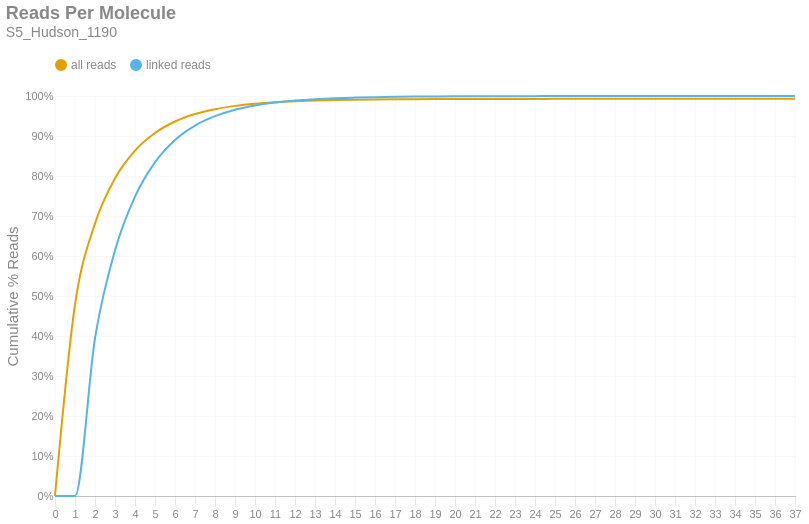

Notebook code for this chart:
### Markdown cell above
### Reads per Molecule
This chart shows the cumulative distribution of the number of reads per linked molecule. That is, how many alignments are associated with a unique molecule. This excludes the number of reads associated with invalid or absent linked-read barcodes. The `linked` histogram is the percentages recalculated when disregarding singletons.

### Code cell
if SKIPLR:
    print_html(f"Skipped")
else:
    counts = np.bincount(valids['reads'].cast(pl.Int64).to_numpy())
    weighted = counts * np.arange(len(counts))
    all_perc = weighted / n_reads
    linked_perc = weighted / n_linked_reads
    linked_perc[1] = 0
    binned_df = pl.DataFrame({
        'readsper': list(range(len(counts))),
        'all reads (cumsum)': np.cumsum(all_perc).tolist(),
        'linked reads (cumsum)': np.cumsum(linked_perc).tolist(),
    })

    with SafeRender(binned_df):
        (
            density_plot(binned_df, 'Reads Per Molecule', samplename, 'readspmol')
            .encode(
                x=alt.X('readsper:O', title=None).axis(labelAngle=0).scale(padding=0),
                y=alt.Y('value:Q', title='Cumulative % Reads').axis(format='%').stack(False),
                color=alt.Color("key:N").scale(domain=["all reads", "linked reads"]),
                tooltip=[
                    alt.Tooltip("key:N", title="Data Type"),
                    alt.Tooltip("readsper:O", title="Reads Per Molecule"),
                    alt.Tooltip("value:Q", format=".2%", title="% Reads (Cum.)")
                ]            
            )
        ).display()

### Figure 1 — Vega-Lite specification as saved in the notebook (floating-point values rounded to 4 significant figures)
{"width": "container", "height": 400, "config": {"title": {"anchor": "start", "dy": -15, "fontSize": 18, "color": "#888888", "subtitleColor": "#888888", "subtitleFontSize": 14}, "arc": {"fill": "#0072B2"}, "axis": {"domainColor": "#888888", "domainWidth": 0.5, "gridWidth": 0.2, "grid": false, "titleFontWeight": 400, "titleFontSize": 15, "labelFontSize": 11, "labelColor": "#888888", "tickColor": "#888888", "tickWidth": 0.2, "titleColor": "#888888"}, "axisBand": {"grid": false}, "axisX": {"grid": true, "tickSize": 10, "domainCap": "round"}, "axisY": {"domain": false, "grid": true, "tickSize": 0, "domainCap": "round"}, "background": "transparent", "header": {"labelFontSize": 15, "labelColor": "#888888", "titleFontSize": 15, "titleFontWeight": 600, "titleColor": "#888888"}, "legend": {"labelFont": "sans-serif", "labelFontSize": 12, "labelColor": "#888888", "symbolSize": 100, "symbolType": "circle", "titleFontSize": 12, "titlePadding": 10, "titleColor": "#888888", "title": null, "orient": "top"}, "range": {"category": ["#E69F00", "#56B4E9", "#009E73", "#F0E442", "#0072B2", "#D55E00", "#CC79A7", "#000000"], "diverging": ["#cfe8f3", "#a2d4ec", "#73bfe2", "#46abdb", "#1696d2", "#12719e"]}, "area": {"fill": "#0072B2", "fillOpacity": 0.7, "line": true, "strokeOpacity": 0.7}, "line": {"color": "#0072B2", "stroke": "#0072B2", "strokeWidth": 2}, "trail": {"color": "#0072B2", "stroke": "#0072B2", "strokeWidth": 0, "size": 1}, "point": {"filled": true, "fillOpacity": 1.0, "size": 95}, "text": {"color": "#888888", "fontSize": 11, "align": "right", "fontWeight": 400, "size": 11}, "bar": {"fill": "#0072B2", "stroke": null}, "view": {"stroke": null, "continuousWidth": 660, "continuousHeight": 400}}, "data": {"name": "data-e4205431605f50f742d0d4ef1cadbbe7"}, "mark": {"type": "line", "interpolate": "monotone", "point": {"opacity": 0, "size": 275}}, "encoding": {"color": {"field": "key", "scale": {"domain": ["all reads", "linked reads"]}, "type": "nominal"}, "tooltip": [{"field": "key", "title": "Data Type", "type": "nominal"}, {"field": "readsper", "title": "Reads Per Molecule", "type": "ordinal"}, {"field": "value", "format": ".2%", "title": "% Reads (Cum.)", "type": "quantitative"}], "x": {"axis": {"labelAngle": 0}, "field": "readsper", "scale": {"padding": 0}, "title": null, "type": "ordinal"}, "y": {"axis": {"format": "%"}, "field": "value", "stack": false, "title": "Cumulative % Reads", "type": "quantitative"}}, "params": [{"name": "param_c36ac31b6afebe62", "select": {"type": "point", "fields": ["key"]}, "bind": "legend"}], "title": {"text": "Reads Per Molecule", "subtitle": "S5_Hudson_1190"}, "transform": [{"fold": ["all reads (cumsum)", "linked reads (cumsum)"]}, {"calculate": "replace(datum.key, ' (cumsum)', '')", "as": "key"}, {"filter": {"param": "param_c36ac31b6afebe62"}}], "usermeta": {"embedOptions": {"downloadFileName": "S5_Hudson_1190.readspmol"}}, "$schema": "https://vega.github.io/schema/vega-lite/v6.1.0.json", "datasets": {"data-e4205431605f50f742d0d4ef1cadbbe7": [{"readsper": 0, "all reads (cumsum)": 0.0, "linked reads (cumsum)": 0.0}, {"readsper": 1, "all reads (cumsum)": 0.4782, "linked reads (cumsum)": 0.0}, {"readsper": 2, "all reads (cumsum)": 0.6812, "linked reads (cumsum)": 0.3944}, {"readsper": 3, "all reads (cumsum)": 0.7943, "linked reads (cumsum)": 0.6141}, {"readsper": 4, "all reads (cumsum)": 0.8635, "linked reads (cumsum)": 0.7486}, {"readsper": 5, "all reads (cumsum)": 0.9076, "linked reads (cumsum)": 0.8342}, {"readsper": 6, "all reads (cumsum)": 0.9363, "linked reads (cumsum)": 0.8899}, {"readsper": 7, "all reads (cumsum)": 0.9549, "linked reads (cumsum)": 0.9261}, {"readsper": 8, "all reads (cumsum)": 0.967, "linked reads (cumsum)": 0.9496}, {"readsper": 9, "all reads (cumsum)": 0.9753, "linked reads (cumsum)": 0.9658}, {"readsper": 10, "all reads (cumsum)": 0.9808, "linked reads (cumsum)": 0.9764}, {"readsper": 11, "all reads (cumsum)": 0.9845, "linked reads (cumsum)": 0.9836}, {"readsper": 12, "all reads (cumsum)": 0.9871, "linked reads (cumsum)": 0.9886}, {"readsper": 13, "all reads (cumsum)": 0.9889, "linked reads (cumsum)": 0.9921}, {"readsper": 14, "all reads (cumsum)": 0.9901, "linked reads (cumsum)": 0.9945}, {"readsper": 15, "all reads (cumsum)": 0.9909, "linked reads (cumsum)": 0.996}, {"readsper": 16, "all reads (cumsum)": 0.9914, "linked reads (cumsum)": 0.9971}, {"readsper": 17, "all reads (cumsum)": 0.9919, "linked reads (cumsum)": 0.998}, {"readsper": 18, "all reads (cumsum)": 0.9922, "linked reads (cumsum)": 0.9985}, {"readsper": 19, "all reads (cumsum)": 0.9923, "linked reads (cumsum)": 0.9988}, {"readsper": 20, "all reads (cumsum)": 0.9925, "linked reads (cumsum)": 0.9991}, {"readsper": 21, "all reads (cumsum)": 0.9926, "linked reads (cumsum)": 0.9993}, {"readsper": 22, "all reads (cumsum)": 0.9927, "linked reads (cumsum)": 0.9995}, {"readsper": 23, "all reads (cumsum)": 0.9927, "linked reads (cumsum)": 0.9996}, {"readsper": 24, "all reads (cumsum)": 0.9928, "linked reads (cumsum)": 0.9997}, {"readsper": 25, "all reads (cumsum)": 0.9928, "linked reads (cumsum)": 0.9998}, {"readsper": 26, "all reads (cumsum)": 0.9928, "linked reads (cumsum)": 0.9998}, {"readsper": 27, "all reads (cumsum)": 0.9929, "linked reads (cumsum)": 0.9998}, {"readsper": 28, "all reads (cumsum)": 0.9929, "linked reads (cumsum)": 0.9999}, {"readsper": 29, "all reads (cumsum)": 0.9929, "linked reads (cumsum)": 0.9999}, {"readsper": 30, "all reads (cumsum)": 0.9929, "linked reads (cumsum)": 0.9999}, {"readsper": 31, "all reads (cumsum)": 0.9929, "linked reads (cumsum)": 1.0}, {"readsper": 32, "all reads (cumsum)": 0.9929, "linked reads (cumsum)": 1.0}, {"readsper": 33, "all reads (cumsum)": 0.9929, "linked reads (cumsum)": 1.0}, {"readsper": 34, "all reads (cumsum)": 0.9929, "linked reads (cumsum)": 1.0}, {"readsper": 35, "all reads (cumsum)": 0.9929, "linked reads (cumsum)": 1.0}, {"readsper": 36, "all reads (cumsum)": 0.9929, "linked reads (cumsum)": 1.0}, {"readsper": 37, "all reads (cumsum)": 0.9929, "linked reads (cumsum)": 1.0}]}}
